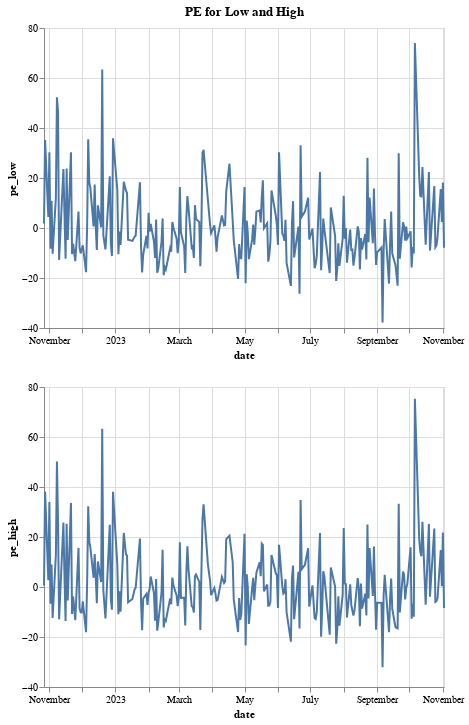

Write notebook code for a chart like this one.
### Markdown cell above
### CVAE predictions - baseline

### Code cell
show_results('data/predictions_cvae83.pkd')

### Figure 1 — Vega-Lite specification as saved in the notebook (floating-point values rounded to 4 significant figures; data arrays with more than 128 entries replaced by an {"elided": "..."} marker saying what was removed)
{"config": {"view": {"continuousWidth": 400, "continuousHeight": 300}}, "vconcat": [{"mark": "line", "encoding": {"x": {"type": "temporal", "field": "date"}, "y": {"type": "quantitative", "field": "pe_low"}}, "title": "PE for Low and High"}, {"mark": "line", "encoding": {"x": {"type": "temporal", "field": "date"}, "y": {"type": "quantitative", "field": "pe_high"}}}], "data": {"name": "data-2c10a0c88ffa38ada63784e1554f87d7"}, "$schema": "https://vega.github.io/schema/vega-lite/v4.8.1.json", "datasets": {"data-2c10a0c88ffa38ada63784e1554f87d7": {"elided": "233 records"}}}
